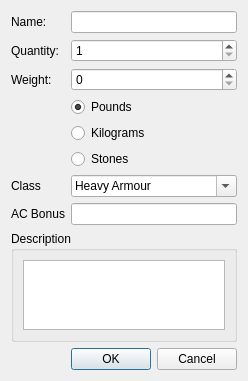
<?xml version="1.0" encoding="UTF-8"?>
<ui version="4.0">
 <class>Dialog</class>
 <widget class="QDialog" name="Dialog">
  <property name="geometry">
   <rect>
    <x>0</x>
    <y>0</y>
    <width>244</width>
    <height>381</height>
   </rect>
  </property>
  <property name="windowTitle">
   <string>Weapon Item Entry</string>
  </property>
  <layout class="QGridLayout" name="gridLayout_4">
   <item row="0" column="0">
    <widget class="QLabel" name="label">
     <property name="text">
      <string>Name: </string>
     </property>
    </widget>
   </item>
   <item row="0" column="1">
    <widget class="QLineEdit" name="nameEdit"/>
   </item>
   <item row="1" column="0">
    <widget class="QLabel" name="label_2">
     <property name="text">
      <string>Quantity: </string>
     </property>
    </widget>
   </item>
   <item row="1" column="1">
    <widget class="QSpinBox" name="quantityBox">
     <property name="minimum">
      <number>1</number>
     </property>
     <property name="maximum">
      <number>999999999</number>
     </property>
    </widget>
   </item>
   <item row="2" column="0">
    <widget class="QLabel" name="label_3">
     <property name="text">
      <string>Weight: </string>
     </property>
    </widget>
   </item>
   <item row="2" column="1">
    <widget class="QSpinBox" name="weightBox">
     <property name="maximum">
      <number>999999999</number>
     </property>
    </widget>
   </item>
   <item row="3" column="1">
    <widget class="QRadioButton" name="poundButton">
     <property name="text">
      <string>Pounds</string>
     </property>
     <property name="checked">
      <bool>true</bool>
     </property>
    </widget>
   </item>
   <item row="4" column="1">
    <widget class="QRadioButton" name="kilogramButton">
     <property name="text">
      <string>Kilograms</string>
     </property>
    </widget>
   </item>
   <item row="5" column="1">
    <widget class="QRadioButton" name="stoneButton">
     <property name="text">
      <string>Stones</string>
     </property>
    </widget>
   </item>
   <item row="6" column="0">
    <widget class="QLabel" name="label_4">
     <property name="text">
      <string>Class</string>
     </property>
    </widget>
   </item>
   <item row="6" column="1">
    <widget class="QComboBox" name="classComboBox">
     <property name="editable">
      <bool>true</bool>
     </property>
     <item>
      <property name="text">
       <string>Heavy Armour</string>
      </property>
     </item>
     <item>
      <property name="text">
       <string>Light Armour</string>
      </property>
     </item>
     <item>
      <property name="text">
       <string>Medium Armour</string>
      </property>
     </item>
    </widget>
   </item>
   <item row="7" column="0">
    <widget class="QLabel" name="label_5">
     <property name="text">
      <string>AC Bonus</string>
     </property>
    </widget>
   </item>
   <item row="7" column="1">
    <widget class="QLineEdit" name="ACEdit"/>
   </item>
   <item row="8" column="0" colspan="2">
    <widget class="QGroupBox" name="groupBox">
     <property name="title">
      <string>Description</string>
     </property>
     <layout class="QGridLayout" name="gridLayout_3">
      <item row="0" column="0">
       <widget class="QTextEdit" name="descriptionText"/>
      </item>
     </layout>
    </widget>
   </item>
   <item row="9" column="1">
    <widget class="QDialogButtonBox" name="buttonBox">
     <property name="orientation">
      <enum>Qt::Horizontal</enum>
     </property>
     <property name="standardButtons">
      <set>QDialogButtonBox::Cancel|QDialogButtonBox::Ok</set>
     </property>
    </widget>
   </item>
  </layout>
 </widget>
 <resources/>
 <connections>
  <connection>
   <sender>buttonBox</sender>
   <signal>accepted()</signal>
   <receiver>Dialog</receiver>
   <slot>accept()</slot>
   <hints>
    <hint type="sourcelabel">
     <x>248</x>
     <y>254</y>
    </hint>
    <hint type="destinationlabel">
     <x>157</x>
     <y>274</y>
    </hint>
   </hints>
  </connection>
  <connection>
   <sender>buttonBox</sender>
   <signal>rejected()</signal>
   <receiver>Dialog</receiver>
   <slot>reject()</slot>
   <hints>
    <hint type="sourcelabel">
     <x>316</x>
     <y>260</y>
    </hint>
    <hint type="destinationlabel">
     <x>286</x>
     <y>274</y>
    </hint>
   </hints>
  </connection>
 </connections>
</ui>
